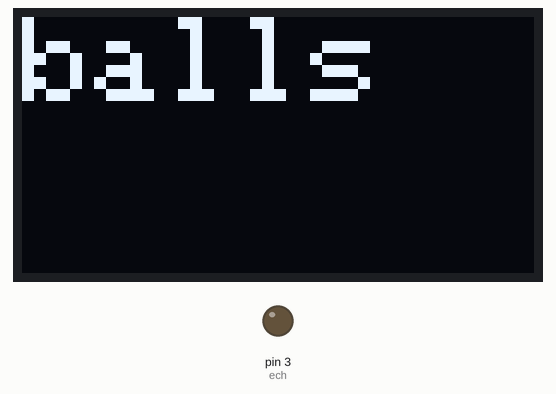
Recording of a sketch running on a simulated Arduino Uno, built with avr-gcc and run on an emulated ATmega328P. On the bench: 128×64 one-colour display, output pins drawn as LEDs (lit = HIGH). The display library's start-up logo is not drawn.

Above: at 2.1 s.

The sketch:

lab4b.ino
```cpp
#include <SPI.h>
#include <Wire.h>
#include <Adafruit_GFX.h>
#include <Adafruit_SSD1306.h>

#define OLED_MOSI 9
#define OLED_CLK 10
#define OLED_DC 11
#define OLED_CS 12
#define OLED_RESET 13
Adafruit_SSD1306 display(OLED_MOSI, OLED_CLK, OLED_DC, OLED_RESET, OLED_CS);

/*
const int pinNum = 13;  // Digital pin where output is being measured
const int period = 50;  // Period
unsigned long time;  // Time placeholder
*/
const int trig = 2;
const int ech = 3;
// The setup routine runs once when you press reset:
void setup() {
  Serial.begin(9600);  // Setup serial monitor
  pinMode(trig, INPUT);  // Set up trigger
  pinMode(ech, OUTPUT);  // Set up echo
  display.begin(SSD1306_SWITCHCAPVCC);
  display.display();
  delay(2000);
  display.clearDisplay();
  display.setTextSize(3); // sets text size; 1 is small, 2 is medium, and 3 is large.
  display.setTextColor(WHITE);
  display.print("balls");
  display.display();
  delay(2000); // Pause for 2 seconds
  display.clearDisplay();
}


void loop() {

}
```
